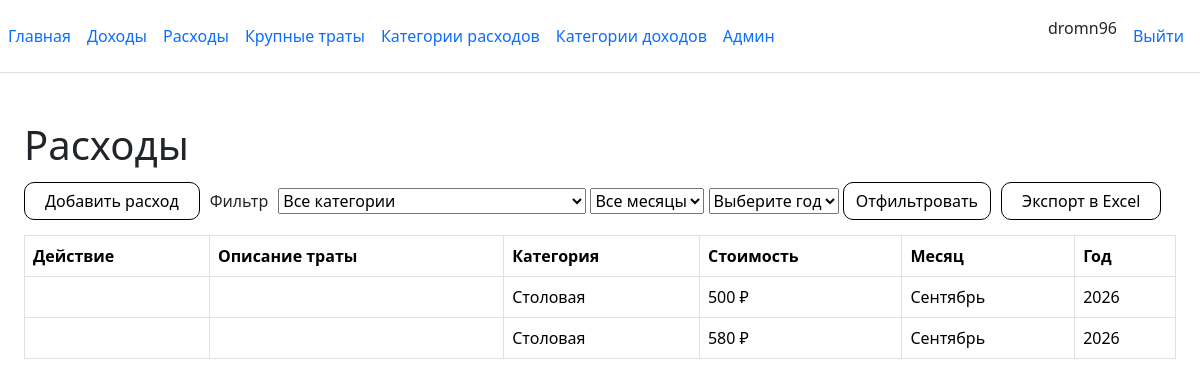
Page /expenses?category=2 (signed in) on the committed database.
### core/models.py (models this page shows, shortened)
class Expenses(models.Model):
    month_name = models.ForeignKey(Months, verbose_name='Месяц', null=True, on_delete=models.SET_NULL)
    category_name = models.ForeignKey(CategoryExpenses, verbose_name='Категории', null=True, on_delete=models.SET_NULL)
    cash_expenses = models.IntegerField(verbose_name='Сумма расхода')
    date_created = models.DateField(verbose_name='Дата расхода', null=True, blank=True)
    waste_name = models.TextField(verbose_name='Описание расхода')
    profile = models.ForeignKey(Profile, related_name='expenses', on_delete=models.SET_NULL, null=True, blank=True)
    class Meta:
        verbose_name = 'Расход'
        verbose_name_plural = 'Расходы'

class CategoryExpenses(models.Model):
    category_name = models.CharField(max_length=255, verbose_name='Категория расходов')
    category_place_on_the_list = models.IntegerField(verbose_name='Номер в списке')
    limit = models.IntegerField(null=True, verbose_name='Лимит расходов по категории')
    class Meta:
        verbose_name = 'Категория расхода'
        verbose_name_plural = 'Категории расходов'
    def __str__(self):
        return self.category_name

class Months(models.Model):
    month_name = models.CharField(max_length=255, verbose_name='Месяц')
    month_number = models.IntegerField(verbose_name='Номер')
    class Meta:
        verbose_name = 'Месяц'
        verbose_name_plural = 'Месяцев'
    def __str__(self):
        return self.month_name

### core/views.py (the view)
# urls.py: path('expenses', expenses),
def expenses(request):
    year_list = Expenses.objects.values_list(
        'date_created__year', flat=True).distinct()
    profile = request.user.profile
    expenses_list = Expenses.objects.all().filter(profile=profile)
    category_list = CategoryExpenses.objects.all()
    month_list = Months.objects.all()
    year = request.GET.get('year', datetime.now().year)
    category_id = request.GET.get('category')
    month_id = request.GET.get('month')
    if category_id:
        expenses_list = expenses_list.filter(
            category_name__category_place_on_the_list=category_id, profile=profile)
        category_id = int(category_id)
    if month_id:
        expenses_list = expenses_list.filter(
            month_name__month_number=month_id, profile=profile)
        month_id = int(month_id)
    if year:
        expenses_list = expenses_list.filter(
            date_created__year=year, profile=profile)
        year = int(year)
    context = {'year_list': year_list, 'expenses_list': expenses_list, 'category_list': category_list,
               'month_list': month_list, 'category_id': category_id}
    return render(request, 'expenses.html', context)

### templates/expenses.html (shortened to what this page needs)
    {% extends 'base.html' %}
    {% load static %}
    {% block content_container_class %}container-fluid py-4{% endblock %}
    {% block content %}
    <link rel="stylesheet" href="{% static 'css/filter-form.css' %}">
    <link rel="stylesheet" href="{% static 'css/base.css' %}">
<h1>Расходы</h1>
<div class="filter">
    <button><a href="/expenses/add" class="nav-link px-2">Добавить расход</a></button>
    <label>Фильтр</label>
        <form>
        <select name="category">
            <option value=""  {% if not selected_category_id %} selected {% endif %}>Все категории</option>
        </select>
        <select name="month">
            <option value=""  {% if not selected_month %} selected {% endif %}>Все месяцы</option>
        </select>
        <select name="year">
            <option value=""  {% if not selected_year %} selected {% endif %}>Выберите год</option>
        </select>
        <button>Отфильтровать</button>
        </form>
    <button><a href="/expenses/export" class="nav-link px-2">Экспорт в Excel</a></button>
</div>
<table id='expensesTable' class="table table-bordered"
       data-edit-base="/expenses/" data-delete-base="/expenses/"
       data-edit-icon="{% static 'icons/edit-pencil.png' %}"
       data-delete-icon="{% static 'icons/delete-trash.png' %}">
  <thead>
    <tr>
      <th scope="col">Действие</th>
      <th scope="col">Описание траты</th>
      <th scope="col">Категория</th>
      <th scope="col">Стоимость</th>
      <th scope="col">Месяц</th>
      <th scope="col">Год</th>
    </tr>
  </thead>
  <tbody>
     {% for expense in expenses_list %}
    <tr class="table-row" data-id="{{ expense.id }}">
      <td style="position: relative;">
      </td>
      <th scope="row">{{ expense.waste_name }}</th>
      <td><a href="/expenses/{{ expense.id }}/edit">{{ expense.category_name }}</a></td>
      <td data-order="{{ expense.cash_expenses }}">{{ expense.cash_expenses }} ₽</td>
      <td>{{ expense.month_name }}</td>
      <td>{{ expense.date_created|date:"Y" }}</td>
    </tr>
    {% endfor %}
  </tbody>
</table>
    {% endblock %}

### templates/base.html (shortened to what this page needs)
{% load static %}
<!doctype html>
<html lang="en" class="h-100">
<head>
    <link rel="stylesheet" href="{% static 'css/base.css' %}">
    <link rel="stylesheet" href="{% static 'bootstrap/css/bootstrap.min.css' %}">
    <link rel="stylesheet" href="{% static 'css/mermaid.min.css' %}">
    <link rel="stylesheet" href="{% static 'css/gridjs.css' %}">
</head>
<body class="d-flex flex-column h-100">
    <header class="d-flex flex-wrap align-items-center justify-content-center justify-content-md-between py-3 mb-4 border-bottom">
    <ul class="nav col-12 col-md-auto mb-2 justify-content-left mb-md-0">
    <li><a href="/" class="nav-link px-2">Главная</a></li>
        {% if request.user.is_authenticated %}
    <li><a href="/incomes" class="nav-link px-2">Доходы</a></li>
    <li><a href="/expenses" class="nav-link px-2">Расходы</a></li>
    <li><a href="/huge_expenses" class="nav-link px-2">Крупные траты</a></li>
    <li><a href="/expenses/category" class="nav-link px-2">Категории расходов</a></li>
    <li><a href="/incomes/category" class="nav-link px-2">Категории доходов</a></li>
    {% if request.user.is_staff %}
        <li><a href="/admin" class="nav-link px-2">Админ</a></li>
        {% endif %}
        </ul>
    <ul class="nav col-12 col-md-auto mb-2 justify-content-right mb-md-0">
    <li class="nav-item">{{request.user.username}}</li>
        <li class="nav-item"><a href="{% url 'logout' %}" class="nav-link">Выйти</a></li>
        {% else %}
        <li class="nav-item"><a href="{% url 'login' %}" class="nav-link">Войти</a></li>
        {% endif %}
    </ul>
    </header>
    <main class="container-fluid">
            <div class="{% block content_container_class %}container py-4{% endblock %}">
    {% block content %}
     {% endblock %}
      </div>
    </main>
</body>
</html>

### static/css/base.css (style rules this page uses)
a { text-decoration: none; color: black; }
button { padding: 0.375rem 0.75rem; border-radius: 10px; background-color: white; border: 1px solid black; font-size: 1rem }

### static/css/filter-form.css (style rules this page uses)
.table-row { position: relative; }
.filter { display: flex; align-items: center; gap: 10px; padding-top: 5px; padding-bottom: 15px; }

### rows in the picture
Expenses: category_name "Столовая", cash_expenses "500", month_name "Сентябрь", date_created "2026"
Expenses: category_name "Столовая", cash_expenses "580", month_name "Сентябрь", date_created "2026"

### other values in the picture
{{ request.user.username }} "dromn96"
